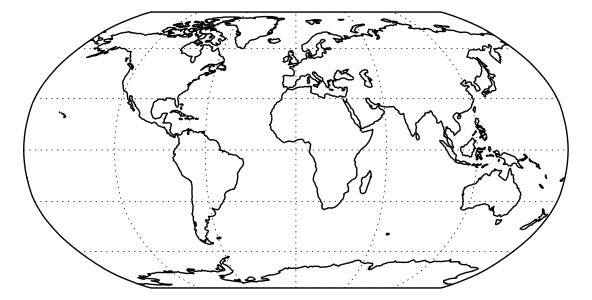

The script that drew this image:
import matplotlib.pyplot as plt
import cartopy.crs as ccrs

plt.figure(figsize=(5.914966076674721, 3))
ax = plt.axes(projection=ccrs.Robinson())
ax.coastlines(resolution='110m')
ax.gridlines()
